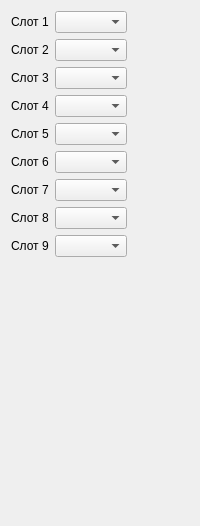
              <widget class="QWidget" name="settSlotsTab">
               <attribute name="title">
                <string>Слоты</string>
               </attribute>
               <layout class="QVBoxLayout" name="verticalLayout_23">
                <item>
                 <layout class="QHBoxLayout" name="horizontalLayout_24">
                  <item>
                   <widget class="QLabel" name="label_46">
                    <property name="text">
                     <string>Слот 1</string>
                    </property>
                   </widget>
                  </item>
                  <item>
                   <widget class="QComboBox" name="slot1Combo"/>
                  </item>
                  <item>
                   <spacer name="horizontalSpacer_16">
                    <property name="orientation">
                     <enum>Qt::Horizontal</enum>
                    </property>
                    <property name="sizeHint" stdset="0">
                     <size>
                      <width>40</width>
                      <height>20</height>
                     </size>
                    </property>
                   </spacer>
                  </item>
                 </layout>
                </item>
                <item>
                 <layout class="QHBoxLayout" name="horizontalLayout_30">
                  <item>
                   <widget class="QLabel" name="label_48">
                    <property name="text">
                     <string>Слот 2</string>
                    </property>
                   </widget>
                  </item>
                  <item>
                   <widget class="QComboBox" name="slot2Combo"/>
                  </item>
                  <item>
                   <spacer name="horizontalSpacer_19">
                    <property name="orientation">
                     <enum>Qt::Horizontal</enum>
                    </property>
                    <property name="sizeHint" stdset="0">
                     <size>
                      <width>40</width>
                      <height>20</height>
                     </size>
                    </property>
                   </spacer>
                  </item>
                 </layout>
                </item>
                <item>
                 <layout class="QHBoxLayout" name="horizontalLayout_31">
                  <item>
                   <widget class="QLabel" name="label_49">
                    <property name="text">
                     <string>Слот 3</string>
                    </property>
                   </widget>
                  </item>
                  <item>
                   <widget class="QComboBox" name="slot3Combo"/>
                  </item>
                  <item>
                   <spacer name="horizontalSpacer_20">
                    <property name="orientation">
                     <enum>Qt::Horizontal</enum>
                    </property>
                    <property name="sizeHint" stdset="0">
                     <size>
                      <width>40</width>
                      <height>20</height>
                     </size>
                    </property>
                   </spacer>
                  </item>
                 </layout>
                </item>
                <item>
                 <layout class="QHBoxLayout" name="horizontalLayout_32">
                  <item>
                   <widget class="QLabel" name="label_50">
                    <property name="text">
                     <string>Слот 4</string>
                    </property>
                   </widget>
                  </item>
                  <item>
                   <widget class="QComboBox" name="slot4Combo"/>
                  </item>
                  <item>
                   <spacer name="horizontalSpacer_21">
                    <property name="orientation">
                     <enum>Qt::Horizontal</enum>
                    </property>
                    <property name="sizeHint" stdset="0">
                     <size>
                      <width>40</width>
                      <height>20</height>
                     </size>
                    </property>
                   </spacer>
                  </item>
                 </layout>
                </item>
                <item>
                 <layout class="QHBoxLayout" name="horizontalLayout_33">
                  <item>
                   <widget class="QLabel" name="label_51">
                    <property name="text">
                     <string>Слот 5</string>
                    </property>
                   </widget>
                  </item>
                  <item>
                   <widget class="QComboBox" name="slot5Combo"/>
                  </item>
                  <item>
                   <spacer name="horizontalSpacer_22">
                    <property name="orientation">
                     <enum>Qt::Horizontal</enum>
                    </property>
                    <property name="sizeHint" stdset="0">
                     <size>
                      <width>40</width>
                      <height>20</height>
                     </size>
                    </property>
                   </spacer>
                  </item>
                 </layout>
                </item>
                <item>
                 <layout class="QHBoxLayout" name="horizontalLayout_34">
                  <item>
                   <widget class="QLabel" name="label_52">
                    <property name="text">
                     <string>Слот 6</string>
                    </property>
                   </widget>
                  </item>
                  <item>
                   <widget class="QComboBox" name="slot6Combo"/>
                  </item>
                  <item>
                   <spacer name="horizontalSpacer_23">
                    <property name="orientation">
                     <enum>Qt::Horizontal</enum>
                    </property>
                    <property name="sizeHint" stdset="0">
                     <size>
                      <width>40</width>
                      <height>20</height>
                     </size>
                    </property>
                   </spacer>
                  </item>
                 </layout>
                </item>
                <item>
                 <layout class="QHBoxLayout" name="horizontalLayout_35">
                  <item>
                   <widget class="QLabel" name="label_53">
                    <property name="text">
                     <string>Слот 7</string>
                    </property>
                   </widget>
                  </item>
                  <item>
                   <widget class="QComboBox" name="slot7Combo"/>
                  </item>
                  <item>
                   <spacer name="horizontalSpacer_24">
                    <property name="orientation">
                     <enum>Qt::Horizontal</enum>
                    </property>
                    <property name="sizeHint" stdset="0">
                     <size>
                      <width>40</width>
                      <height>20</height>
                     </size>
                    </property>
                   </spacer>
                  </item>
                 </layout>
                </item>
                <item>
                 <layout class="QHBoxLayout" name="horizontalLayout_36">
                  <item>
                   <widget class="QLabel" name="label_54">
                    <property name="text">
                     <string>Слот 8</string>
                    </property>
                   </widget>
                  </item>
                  <item>
                   <widget class="QComboBox" name="slot8Combo"/>
                  </item>
                  <item>
                   <spacer name="horizontalSpacer_25">
                    <property name="orientation">
                     <enum>Qt::Horizontal</enum>
                    </property>
                    <property name="sizeHint" stdset="0">
                     <size>
                      <width>40</width>
                      <height>20</height>
                     </size>
                    </property>
                   </spacer>
                  </item>
                 </layout>
                </item>
                <item>
                 <layout class="QHBoxLayout" name="horizontalLayout_37">
                  <item>
                   <widget class="QLabel" name="label_55">
                    <property name="text">
                     <string>Слот 9</string>
                    </property>
                   </widget>
                  </item>
                  <item>
                   <widget class="QComboBox" name="slot9Combo"/>
                  </item>
                  <item>
                   <spacer name="horizontalSpacer_26">
                    <property name="orientation">
                     <enum>Qt::Horizontal</enum>
                    </property>
                    <property name="sizeHint" stdset="0">
                     <size>
                      <width>40</width>
                      <height>20</height>
                     </size>
                    </property>
                   </spacer>
                  </item>
                 </layout>
                </item>
                <item>
                 <spacer name="verticalSpacer_11">
                  <property name="orientation">
                   <enum>Qt::Vertical</enum>
                  </property>
                  <property name="sizeHint" stdset="0">
                   <size>
                    <width>20</width>
                    <height>258</height>
                   </size>
                  </property>
                 </spacer>
                </item>
               </layout>
              </widget>
